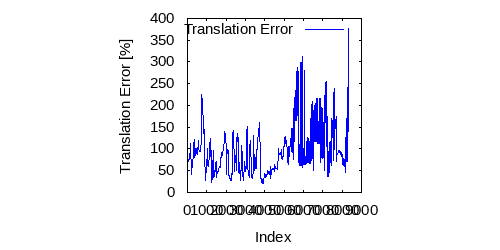

The script that saved this image:
set term postscript eps enhanced color
set output "07_ti.eps"
set size ratio 1
set yrange [0:*]
set xlabel "Index"
set ylabel "Translation Error [%]"
plot "07_ti.txt" using 1:($2*100) title 'Translation Error' lc rgb "#0000FF" pt 2 w lines
